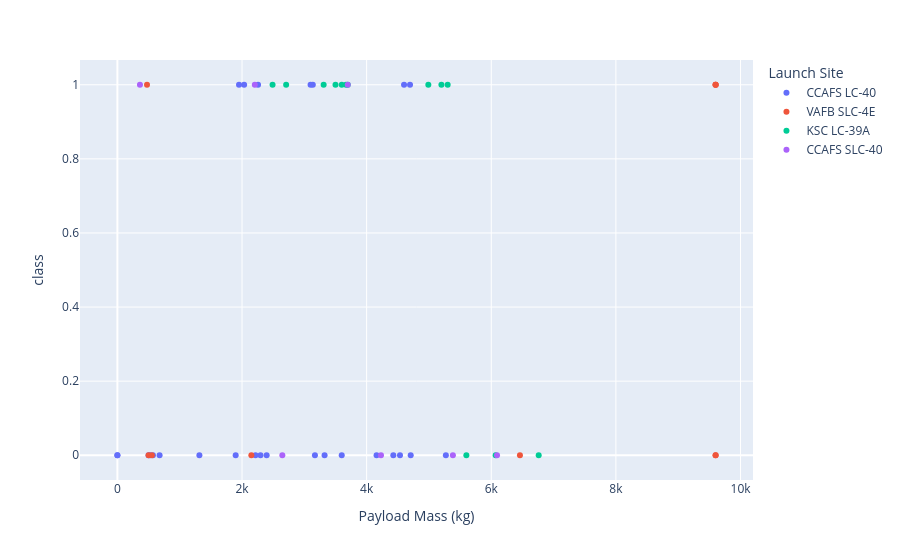

Notebook cell for this chart:
### Code cell
fig3 = px.scatter(spacex_df, x = "Payload Mass (kg)", y="class", color = "Launch Site")
fig3.show()

### Figure 1 — Plotly figure (JSON) as saved in the notebook; plotly's stock layout.template omitted (floating-point values rounded to 4 significant figures)
{"data": [{"hovertemplate": "Launch Site=CCAFS LC-40<br>Payload Mass (kg)=%{x}<br>class=%{y}<extra></extra>", "legendgroup": "CCAFS LC-40", "marker": {"color": "#636efa", "symbol": "circle"}, "mode": "markers", "name": "CCAFS LC-40", "orientation": "v", "showlegend": true, "type": "scatter", "x": [0.0, 0.0, 525.0, 500.0, 677.0, 3170.0, 3325.0, 2296.0, 1316.0, 4535.0, 4428.0, 2216.0, 2395.0, 570.0, 4159.0, 1898.0, 4707.0, 1952.0, 2034.0, 5271.0, 3136.0, 4696.0, 3100.0, 3600.0, 2257.0, 4600.0], "xaxis": "x", "y": [0, 0, 0, 0, 0, 0, 0, 0, 0, 0, 0, 0, 0, 0, 0, 0, 0, 1, 1, 0, 1, 1, 1, 0, 1, 1], "yaxis": "y"}, {"hovertemplate": "Launch Site=VAFB SLC-4E<br>Payload Mass (kg)=%{x}<br>class=%{y}<extra></extra>", "legendgroup": "VAFB SLC-4E", "marker": {"color": "#EF553B", "symbol": "circle"}, "mode": "markers", "name": "VAFB SLC-4E", "orientation": "v", "showlegend": true, "type": "scatter", "x": [500.0, 553.0, 9600.0, 9600.0, 475.0, 9600.0, 9600.0, 2150.0, 9600.0, 6460.0], "xaxis": "x", "y": [0, 0, 1, 1, 1, 1, 0, 0, 0, 0], "yaxis": "y"}, {"hovertemplate": "Launch Site=KSC LC-39A<br>Payload Mass (kg)=%{x}<br>class=%{y}<extra></extra>", "legendgroup": "KSC LC-39A", "marker": {"color": "#00cc96", "symbol": "circle"}, "mode": "markers", "name": "KSC LC-39A", "orientation": "v", "showlegend": true, "type": "scatter", "x": [2490.0, 5600.0, 5300.0, 3697.0, 6070.0, 2708.0, 3669.0, 6761.0, 3310.0, 4990.0, 5200.0, 3500.0, 3600.0], "xaxis": "x", "y": [1, 0, 1, 1, 0, 1, 1, 0, 1, 1, 1, 1, 1], "yaxis": "y"}, {"hovertemplate": "Launch Site=CCAFS SLC-40<br>Payload Mass (kg)=%{x}<br>class=%{y}<extra></extra>", "legendgroup": "CCAFS SLC-40", "marker": {"color": "#ab63fa", "symbol": "circle"}, "mode": "markers", "name": "CCAFS SLC-40", "orientation": "v", "showlegend": true, "type": "scatter", "x": [2205.0, 3697.0, 4230.0, 6092.0, 2647.0, 362.0, 5384.0], "xaxis": "x", "y": [1, 1, 0, 0, 0, 1, 0], "yaxis": "y"}], "layout": {"legend": {"title": {"text": "Launch Site"}, "tracegroupgap": 0}, "margin": {"t": 60}, "xaxis": {"anchor": "y", "domain": [0, 1], "title": {"text": "Payload Mass (kg)"}}, "yaxis": {"anchor": "x", "domain": [0, 1], "title": {"text": "class"}}}}
